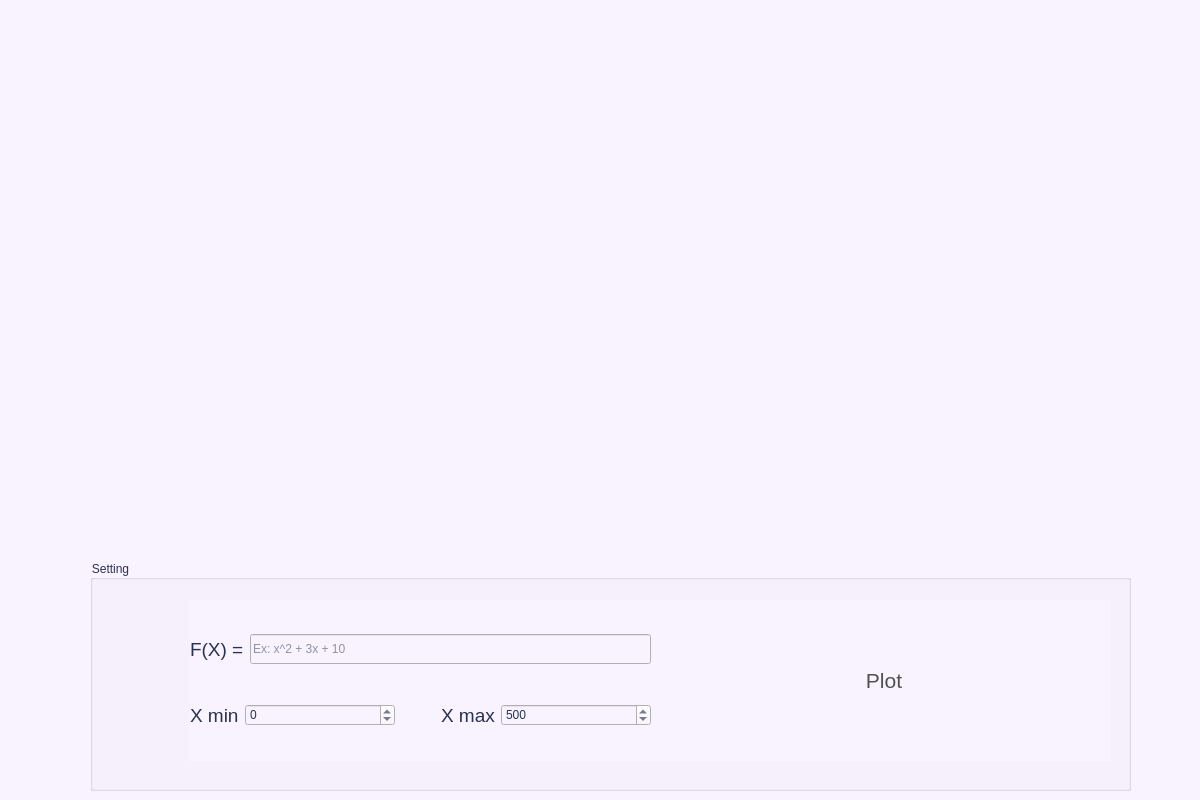
<?xml version="1.0" encoding="UTF-8"?>
<ui version="4.0">
 <class>Form</class>
 <widget class="QWidget" name="Form">
  <property name="geometry">
   <rect>
    <x>0</x>
    <y>0</y>
    <width>1200</width>
    <height>800</height>
   </rect>
  </property>
  <property name="minimumSize">
   <size>
    <width>1200</width>
    <height>800</height>
   </size>
  </property>
  <property name="maximumSize">
   <size>
    <width>1200</width>
    <height>800</height>
   </size>
  </property>
  <property name="windowTitle">
   <string>Form</string>
  </property>
  <property name="styleSheet">
   <string notr="true">background-color: rgb(248, 243, 255);</string>
  </property>
  <widget class="QGroupBox" name="groupBox">
   <property name="geometry">
    <rect>
     <x>90</x>
     <y>560</y>
     <width>1041</width>
     <height>231</height>
    </rect>
   </property>
   <property name="styleSheet">
    <string notr="true">color: rgb(41, 50, 80);</string>
   </property>
   <property name="title">
    <string>Setting</string>
   </property>
   <widget class="QWidget" name="horizontalLayoutWidget_3">
    <property name="geometry">
     <rect>
      <x>100</x>
      <y>40</y>
      <width>921</width>
      <height>161</height>
     </rect>
    </property>
    <layout class="QHBoxLayout" name="horizontalLayout_3">
     <item>
      <layout class="QVBoxLayout" name="verticalLayout">
       <item>
        <layout class="QHBoxLayout" name="horizontalLayout_2">
         <item>
          <widget class="QLabel" name="label_3">
           <property name="font">
            <font>
             <pointsize>14</pointsize>
            </font>
           </property>
           <property name="text">
            <string>F(X) =</string>
           </property>
          </widget>
         </item>
         <item>
          <widget class="QLineEdit" name="lineEdit_function">
           <property name="minimumSize">
            <size>
             <width>300</width>
             <height>30</height>
            </size>
           </property>
           <property name="placeholderText">
            <string>Ex: x^2 + 3x + 10</string>
           </property>
          </widget>
         </item>
        </layout>
       </item>
       <item>
        <layout class="QHBoxLayout" name="horizontalLayout">
         <item>
          <widget class="QLabel" name="label">
           <property name="font">
            <font>
             <pointsize>14</pointsize>
            </font>
           </property>
           <property name="text">
            <string>X min</string>
           </property>
          </widget>
         </item>
         <item>
          <widget class="QSpinBox" name="spinBox_min">
           <property name="minimumSize">
            <size>
             <width>150</width>
             <height>0</height>
            </size>
           </property>
           <property name="minimum">
            <number>-9999999</number>
           </property>
           <property name="maximum">
            <number>9999999</number>
           </property>
          </widget>
         </item>
         <item>
          <spacer name="horizontalSpacer">
           <property name="orientation">
            <enum>Qt::Horizontal</enum>
           </property>
           <property name="sizeHint" stdset="0">
            <size>
             <width>40</width>
             <height>20</height>
            </size>
           </property>
          </spacer>
         </item>
         <item>
          <widget class="QLabel" name="label_2">
           <property name="font">
            <font>
             <pointsize>14</pointsize>
            </font>
           </property>
           <property name="text">
            <string>X max</string>
           </property>
          </widget>
         </item>
         <item>
          <widget class="QSpinBox" name="spinBox_max">
           <property name="minimumSize">
            <size>
             <width>150</width>
             <height>0</height>
            </size>
           </property>
           <property name="minimum">
            <number>-9999999</number>
           </property>
           <property name="maximum">
            <number>9999999</number>
           </property>
           <property name="value">
            <number>500</number>
           </property>
          </widget>
         </item>
        </layout>
       </item>
      </layout>
     </item>
     <item>
      <spacer name="horizontalSpacer_2">
       <property name="orientation">
        <enum>Qt::Horizontal</enum>
       </property>
       <property name="sizeHint" stdset="0">
        <size>
         <width>40</width>
         <height>20</height>
        </size>
       </property>
      </spacer>
     </item>
     <item>
      <widget class="QPushButton" name="pushButton_plot">
       <property name="minimumSize">
        <size>
         <width>200</width>
         <height>100</height>
        </size>
       </property>
       <property name="font">
        <font>
         <pointsize>16</pointsize>
        </font>
       </property>
       <property name="styleSheet">
        <string notr="true">color: rgb(81, 81, 81);
border-color:rgb(255, 255, 255);</string>
       </property>
       <property name="text">
        <string>Plot</string>
       </property>
       <property name="shortcut">
        <string>Return</string>
       </property>
       <property name="autoDefault">
        <bool>true</bool>
       </property>
       <property name="default">
        <bool>true</bool>
       </property>
       <property name="flat">
        <bool>true</bool>
       </property>
      </widget>
     </item>
     <item>
      <spacer name="horizontalSpacer_3">
       <property name="orientation">
        <enum>Qt::Horizontal</enum>
       </property>
       <property name="sizeHint" stdset="0">
        <size>
         <width>40</width>
         <height>20</height>
        </size>
       </property>
      </spacer>
     </item>
    </layout>
   </widget>
  </widget>
  <widget class="MplWidget" name="MplWidget" native="true">
   <property name="geometry">
    <rect>
     <x>89</x>
     <y>10</y>
     <width>1041</width>
     <height>551</height>
    </rect>
   </property>
  </widget>
 </widget>
 <customwidgets>
  <customwidget>
   <class>MplWidget</class>
   <extends>QWidget</extends>
   <header location="global">mplwidget.h</header>
   <container>1</container>
  </customwidget>
 </customwidgets>
 <resources/>
 <connections/>
</ui>
